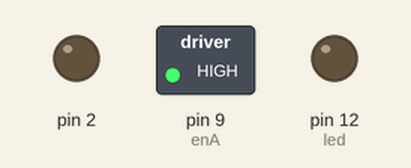
This sketch was run on a simulated Arduino Uno, built with avr-gcc and run on an emulated ATmega328P. On the bench: switched loads named in the sketch (green lamp = pin HIGH), output pins drawn as LEDs (lit = HIGH).

Above: at 0.1 s.
Timing chart, 0 to 1.6 s (numbered marks = the images above):
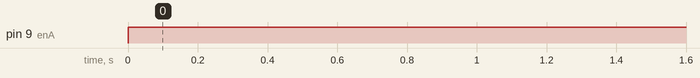

The sketch:

continous.ino
```cpp
// Motor A connections
int enA = 9;
int in1 = 8;
int in2 = 7;

// LED connection
int led = 12;

// Motor B connections
//int enB = 3;
//int in3 = 5;
//int in4 = 4;

void setup() {
  // Set all the motor control pins to outputs
  pinMode(2, OUTPUT);
  pinMode(led, OUTPUT);

  // Turn off motors - Initial state
  digitalWrite(2, LOW);

}

void loop() {


      digitalWrite(in1, LOW);
      digitalWrite(in2, HIGH);
      digitalWrite(led, LOW);
      analogWrite(enA, 255);
      delay(70);
      digitalWrite(in1, LOW);
      digitalWrite(in2, LOW);
      delay(100);
      digitalWrite(in1, HIGH);
      digitalWrite(in2, LOW);
      delay(40);
      digitalWrite(in1, LOW);
      digitalWrite(in2, LOW);
      delay(100);

}
```

Measured:
- by itself, pin 9 (enA): LOW → HIGH at 0.00 s
